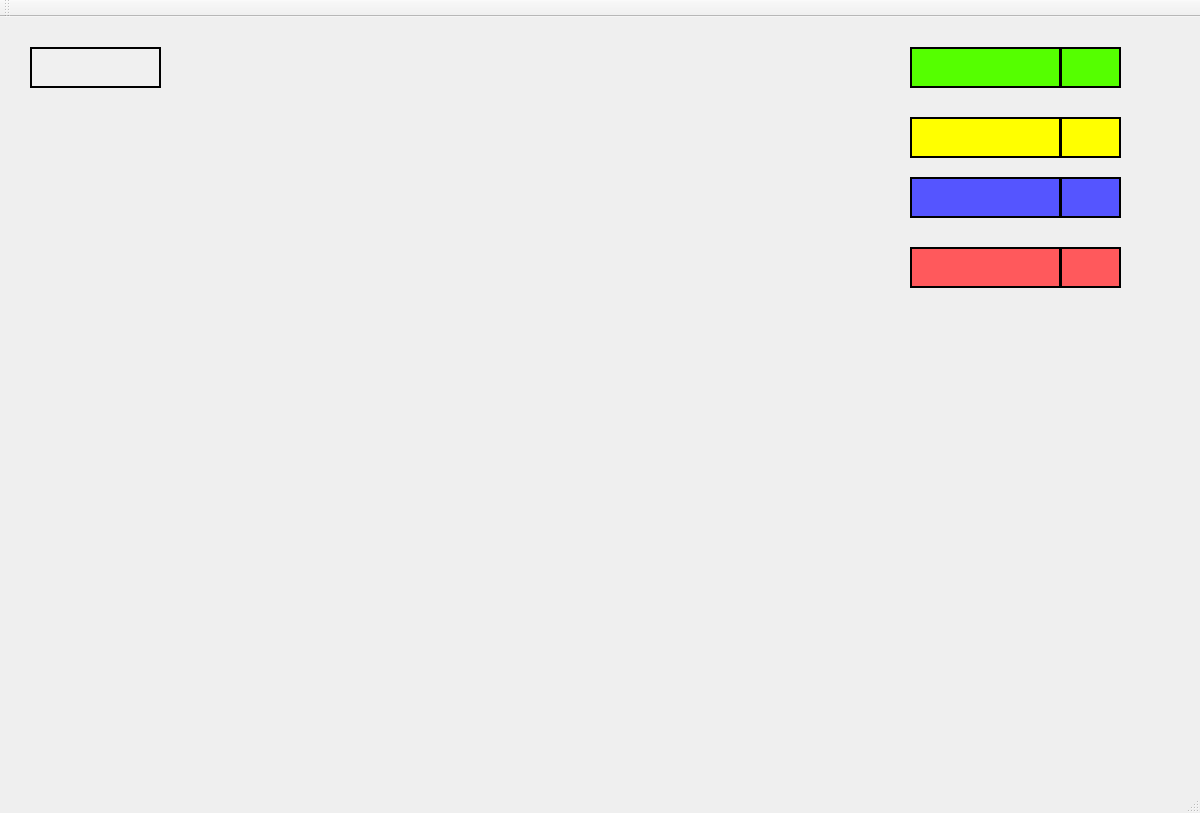
<?xml version="1.0" encoding="UTF-8"?>
<ui version="4.0">
 <class>GameClass</class>
 <widget class="QMainWindow" name="GameClass">
  <property name="geometry">
   <rect>
    <x>0</x>
    <y>0</y>
    <width>1200</width>
    <height>813</height>
   </rect>
  </property>
  <property name="windowTitle">
   <string>Game</string>
  </property>
  <property name="styleSheet">
   <string notr="true"/>
  </property>
  <widget class="QWidget" name="centralWidget">
   <property name="styleSheet">
    <string notr="true">border-image:url(:/Poze/Resources/map2players.jpg);</string>
   </property>
   <widget class="QLabel" name="Player4">
    <property name="geometry">
     <rect>
      <x>910</x>
      <y>30</y>
      <width>151</width>
      <height>41</height>
     </rect>
    </property>
    <property name="font">
     <font>
      <family>Segoe Print</family>
     </font>
    </property>
    <property name="styleSheet">
     <string notr="true">border-image:transparent;
background-color:rgb(85, 255, 0);</string>
    </property>
    <property name="frameShape">
     <enum>QFrame::Box</enum>
    </property>
    <property name="lineWidth">
     <number>2</number>
    </property>
    <property name="text">
     <string/>
    </property>
    <property name="alignment">
     <set>Qt::AlignCenter</set>
    </property>
   </widget>
   <widget class="QLabel" name="Player3">
    <property name="geometry">
     <rect>
      <x>910</x>
      <y>100</y>
      <width>151</width>
      <height>41</height>
     </rect>
    </property>
    <property name="font">
     <font>
      <family>Segoe Print</family>
     </font>
    </property>
    <property name="styleSheet">
     <string notr="true">border-image:transparent;
background-color:rgb(255, 255, 0)</string>
    </property>
    <property name="frameShape">
     <enum>QFrame::Box</enum>
    </property>
    <property name="lineWidth">
     <number>2</number>
    </property>
    <property name="text">
     <string/>
    </property>
    <property name="scaledContents">
     <bool>false</bool>
    </property>
    <property name="alignment">
     <set>Qt::AlignCenter</set>
    </property>
   </widget>
   <widget class="QLabel" name="Player2">
    <property name="geometry">
     <rect>
      <x>910</x>
      <y>160</y>
      <width>151</width>
      <height>41</height>
     </rect>
    </property>
    <property name="font">
     <font>
      <family>Segoe Print</family>
     </font>
    </property>
    <property name="styleSheet">
     <string notr="true">border-image:transparent;
background-color:rgb(85, 85, 255)</string>
    </property>
    <property name="frameShape">
     <enum>QFrame::Box</enum>
    </property>
    <property name="lineWidth">
     <number>2</number>
    </property>
    <property name="text">
     <string/>
    </property>
    <property name="alignment">
     <set>Qt::AlignCenter</set>
    </property>
   </widget>
   <widget class="QLabel" name="Player1">
    <property name="geometry">
     <rect>
      <x>910</x>
      <y>230</y>
      <width>151</width>
      <height>41</height>
     </rect>
    </property>
    <property name="font">
     <font>
      <family>Segoe Print</family>
     </font>
    </property>
    <property name="styleSheet">
     <string notr="true">border-image:transparent;
background-color:rgb(255, 89, 92)</string>
    </property>
    <property name="frameShape">
     <enum>QFrame::Box</enum>
    </property>
    <property name="lineWidth">
     <number>2</number>
    </property>
    <property name="text">
     <string/>
    </property>
    <property name="alignment">
     <set>Qt::AlignCenter</set>
    </property>
   </widget>
   <widget class="QLabel" name="Player1Points">
    <property name="geometry">
     <rect>
      <x>1060</x>
      <y>230</y>
      <width>61</width>
      <height>41</height>
     </rect>
    </property>
    <property name="font">
     <font>
      <family>Segoe Print</family>
     </font>
    </property>
    <property name="styleSheet">
     <string notr="true">border-image:transparent;
background-color:rgb(255, 89, 92)</string>
    </property>
    <property name="frameShape">
     <enum>QFrame::Box</enum>
    </property>
    <property name="lineWidth">
     <number>2</number>
    </property>
    <property name="text">
     <string/>
    </property>
    <property name="alignment">
     <set>Qt::AlignCenter</set>
    </property>
   </widget>
   <widget class="QLabel" name="Player2Points">
    <property name="geometry">
     <rect>
      <x>1060</x>
      <y>160</y>
      <width>61</width>
      <height>41</height>
     </rect>
    </property>
    <property name="font">
     <font>
      <family>Segoe Print</family>
     </font>
    </property>
    <property name="styleSheet">
     <string notr="true">border-image:transparent;
background-color:rgb(85, 85, 255)</string>
    </property>
    <property name="frameShape">
     <enum>QFrame::Box</enum>
    </property>
    <property name="lineWidth">
     <number>2</number>
    </property>
    <property name="text">
     <string/>
    </property>
    <property name="alignment">
     <set>Qt::AlignCenter</set>
    </property>
   </widget>
   <widget class="QLabel" name="Player3Points">
    <property name="geometry">
     <rect>
      <x>1060</x>
      <y>100</y>
      <width>61</width>
      <height>41</height>
     </rect>
    </property>
    <property name="font">
     <font>
      <family>Segoe Print</family>
     </font>
    </property>
    <property name="styleSheet">
     <string notr="true">border-image:transparent;
background-color:rgb(255, 255, 0)</string>
    </property>
    <property name="frameShape">
     <enum>QFrame::Box</enum>
    </property>
    <property name="lineWidth">
     <number>2</number>
    </property>
    <property name="text">
     <string/>
    </property>
    <property name="alignment">
     <set>Qt::AlignCenter</set>
    </property>
   </widget>
   <widget class="QLabel" name="Player4Points">
    <property name="geometry">
     <rect>
      <x>1060</x>
      <y>30</y>
      <width>61</width>
      <height>41</height>
     </rect>
    </property>
    <property name="font">
     <font>
      <family>Segoe Print</family>
     </font>
    </property>
    <property name="styleSheet">
     <string notr="true">border-image:transparent;
background-color:rgb(85, 255, 0)</string>
    </property>
    <property name="frameShape">
     <enum>QFrame::Box</enum>
    </property>
    <property name="lineWidth">
     <number>2</number>
    </property>
    <property name="text">
     <string/>
    </property>
    <property name="alignment">
     <set>Qt::AlignCenter</set>
    </property>
   </widget>
   <widget class="QLabel" name="GameStage">
    <property name="geometry">
     <rect>
      <x>180</x>
      <y>40</y>
      <width>321</width>
      <height>16</height>
     </rect>
    </property>
    <property name="styleSheet">
     <string notr="true">border-image:transparent</string>
    </property>
    <property name="text">
     <string/>
    </property>
   </widget>
   <widget class="QLabel" name="IsPlayerTurn">
    <property name="geometry">
     <rect>
      <x>30</x>
      <y>30</y>
      <width>131</width>
      <height>41</height>
     </rect>
    </property>
    <property name="palette">
     <palette>
      <active>
       <colorrole role="WindowText">
        <brush brushstyle="SolidPattern">
         <color alpha="255">
          <red>0</red>
          <green>0</green>
          <blue>0</blue>
         </color>
        </brush>
       </colorrole>
       <colorrole role="Button">
        <brush brushstyle="SolidPattern">
         <color alpha="255">
          <red>255</red>
          <green>170</green>
          <blue>127</blue>
         </color>
        </brush>
       </colorrole>
       <colorrole role="Light">
        <brush brushstyle="SolidPattern">
         <color alpha="255">
          <red>255</red>
          <green>255</green>
          <blue>254</blue>
         </color>
        </brush>
       </colorrole>
       <colorrole role="Midlight">
        <brush brushstyle="SolidPattern">
         <color alpha="255">
          <red>255</red>
          <green>212</green>
          <blue>190</blue>
         </color>
        </brush>
       </colorrole>
       <colorrole role="Dark">
        <brush brushstyle="SolidPattern">
         <color alpha="255">
          <red>127</red>
          <green>85</green>
          <blue>63</blue>
         </color>
        </brush>
       </colorrole>
       <colorrole role="Mid">
        <brush brushstyle="SolidPattern">
         <color alpha="255">
          <red>170</red>
          <green>113</green>
          <blue>85</blue>
         </color>
        </brush>
       </colorrole>
       <colorrole role="Text">
        <brush brushstyle="SolidPattern">
         <color alpha="255">
          <red>0</red>
          <green>0</green>
          <blue>0</blue>
         </color>
        </brush>
       </colorrole>
       <colorrole role="BrightText">
        <brush brushstyle="SolidPattern">
         <color alpha="255">
          <red>255</red>
          <green>255</green>
          <blue>255</blue>
         </color>
        </brush>
       </colorrole>
       <colorrole role="ButtonText">
        <brush brushstyle="SolidPattern">
         <color alpha="255">
          <red>0</red>
          <green>0</green>
          <blue>0</blue>
         </color>
        </brush>
       </colorrole>
       <colorrole role="Base">
        <brush brushstyle="SolidPattern">
         <color alpha="255">
          <red>255</red>
          <green>255</green>
          <blue>255</blue>
         </color>
        </brush>
       </colorrole>
       <colorrole role="Window">
        <brush brushstyle="SolidPattern">
         <color alpha="255">
          <red>255</red>
          <green>170</green>
          <blue>127</blue>
         </color>
        </brush>
       </colorrole>
       <colorrole role="Shadow">
        <brush brushstyle="SolidPattern">
         <color alpha="255">
          <red>0</red>
          <green>0</green>
          <blue>0</blue>
         </color>
        </brush>
       </colorrole>
       <colorrole role="AlternateBase">
        <brush brushstyle="SolidPattern">
         <color alpha="255">
          <red>255</red>
          <green>212</green>
          <blue>191</blue>
         </color>
        </brush>
       </colorrole>
       <colorrole role="ToolTipBase">
        <brush brushstyle="SolidPattern">
         <color alpha="255">
          <red>255</red>
          <green>255</green>
          <blue>220</blue>
         </color>
        </brush>
       </colorrole>
       <colorrole role="ToolTipText">
        <brush brushstyle="SolidPattern">
         <color alpha="255">
          <red>0</red>
          <green>0</green>
          <blue>0</blue>
         </color>
        </brush>
       </colorrole>
       <colorrole role="PlaceholderText">
        <brush brushstyle="SolidPattern">
         <color alpha="127">
          <red>0</red>
          <green>0</green>
          <blue>0</blue>
         </color>
        </brush>
       </colorrole>
      </active>
      <inactive>
       <colorrole role="WindowText">
        <brush brushstyle="SolidPattern">
         <color alpha="255">
          <red>0</red>
          <green>0</green>
          <blue>0</blue>
         </color>
        </brush>
       </colorrole>
       <colorrole role="Button">
        <brush brushstyle="SolidPattern">
         <color alpha="255">
          <red>240</red>
          <green>240</green>
          <blue>240</blue>
         </color>
        </brush>
       </colorrole>
       <colorrole role="Light">
        <brush brushstyle="SolidPattern">
         <color alpha="255">
          <red>255</red>
          <green>255</green>
          <blue>255</blue>
         </color>
        </brush>
       </colorrole>
       <colorrole role="Midlight">
        <brush brushstyle="SolidPattern">
         <color alpha="255">
          <red>227</red>
          <green>227</green>
          <blue>227</blue>
         </color>
        </brush>
       </colorrole>
       <colorrole role="Dark">
        <brush brushstyle="SolidPattern">
         <color alpha="255">
          <red>160</red>
          <green>160</green>
          <blue>160</blue>
         </color>
        </brush>
       </colorrole>
       <colorrole role="Mid">
        <brush brushstyle="SolidPattern">
         <color alpha="255">
          <red>160</red>
          <green>160</green>
          <blue>160</blue>
         </color>
        </brush>
       </colorrole>
       <colorrole role="Text">
        <brush brushstyle="SolidPattern">
         <color alpha="255">
          <red>0</red>
          <green>0</green>
          <blue>0</blue>
         </color>
        </brush>
       </colorrole>
       <colorrole role="BrightText">
        <brush brushstyle="SolidPattern">
         <color alpha="255">
          <red>255</red>
          <green>255</green>
          <blue>255</blue>
         </color>
        </brush>
       </colorrole>
       <colorrole role="ButtonText">
        <brush brushstyle="SolidPattern">
         <color alpha="255">
          <red>0</red>
          <green>0</green>
          <blue>0</blue>
         </color>
        </brush>
       </colorrole>
       <colorrole role="Base">
        <brush brushstyle="SolidPattern">
         <color alpha="255">
          <red>255</red>
          <green>255</green>
          <blue>255</blue>
         </color>
        </brush>
       </colorrole>
       <colorrole role="Window">
        <brush brushstyle="SolidPattern">
         <color alpha="255">
          <red>240</red>
          <green>240</green>
          <blue>240</blue>
         </color>
        </brush>
       </colorrole>
       <colorrole role="Shadow">
        <brush brushstyle="SolidPattern">
         <color alpha="255">
          <red>105</red>
          <green>105</green>
          <blue>105</blue>
         </color>
        </brush>
       </colorrole>
       <colorrole role="AlternateBase">
        <brush brushstyle="SolidPattern">
         <color alpha="255">
          <red>245</red>
          <green>245</green>
          <blue>245</blue>
         </color>
        </brush>
       </colorrole>
       <colorrole role="ToolTipBase">
        <brush brushstyle="SolidPattern">
         <color alpha="255">
          <red>255</red>
          <green>255</green>
          <blue>220</blue>
         </color>
        </brush>
       </colorrole>
       <colorrole role="ToolTipText">
        <brush brushstyle="SolidPattern">
         <color alpha="255">
          <red>0</red>
          <green>0</green>
          <blue>0</blue>
         </color>
        </brush>
       </colorrole>
       <colorrole role="PlaceholderText">
        <brush brushstyle="SolidPattern">
         <color alpha="128">
          <red>0</red>
          <green>0</green>
          <blue>0</blue>
         </color>
        </brush>
       </colorrole>
      </inactive>
      <disabled>
       <colorrole role="WindowText">
        <brush brushstyle="SolidPattern">
         <color alpha="255">
          <red>127</red>
          <green>85</green>
          <blue>63</blue>
         </color>
        </brush>
       </colorrole>
       <colorrole role="Button">
        <brush brushstyle="SolidPattern">
         <color alpha="255">
          <red>255</red>
          <green>170</green>
          <blue>127</blue>
         </color>
        </brush>
       </colorrole>
       <colorrole role="Light">
        <brush brushstyle="SolidPattern">
         <color alpha="255">
          <red>255</red>
          <green>255</green>
          <blue>254</blue>
         </color>
        </brush>
       </colorrole>
       <colorrole role="Midlight">
        <brush brushstyle="SolidPattern">
         <color alpha="255">
          <red>255</red>
          <green>212</green>
          <blue>190</blue>
         </color>
        </brush>
       </colorrole>
       <colorrole role="Dark">
        <brush brushstyle="SolidPattern">
         <color alpha="255">
          <red>127</red>
          <green>85</green>
          <blue>63</blue>
         </color>
        </brush>
       </colorrole>
       <colorrole role="Mid">
        <brush brushstyle="SolidPattern">
         <color alpha="255">
          <red>170</red>
          <green>113</green>
          <blue>85</blue>
         </color>
        </brush>
       </colorrole>
       <colorrole role="Text">
        <brush brushstyle="SolidPattern">
         <color alpha="255">
          <red>127</red>
          <green>85</green>
          <blue>63</blue>
         </color>
        </brush>
       </colorrole>
       <colorrole role="BrightText">
        <brush brushstyle="SolidPattern">
         <color alpha="255">
          <red>255</red>
          <green>255</green>
          <blue>255</blue>
         </color>
        </brush>
       </colorrole>
       <colorrole role="ButtonText">
        <brush brushstyle="SolidPattern">
         <color alpha="255">
          <red>127</red>
          <green>85</green>
          <blue>63</blue>
         </color>
        </brush>
       </colorrole>
       <colorrole role="Base">
        <brush brushstyle="SolidPattern">
         <color alpha="255">
          <red>255</red>
          <green>170</green>
          <blue>127</blue>
         </color>
        </brush>
       </colorrole>
       <colorrole role="Window">
        <brush brushstyle="SolidPattern">
         <color alpha="255">
          <red>255</red>
          <green>170</green>
          <blue>127</blue>
         </color>
        </brush>
       </colorrole>
       <colorrole role="Shadow">
        <brush brushstyle="SolidPattern">
         <color alpha="255">
          <red>0</red>
          <green>0</green>
          <blue>0</blue>
         </color>
        </brush>
       </colorrole>
       <colorrole role="AlternateBase">
        <brush brushstyle="SolidPattern">
         <color alpha="255">
          <red>245</red>
          <green>245</green>
          <blue>245</blue>
         </color>
        </brush>
       </colorrole>
       <colorrole role="ToolTipBase">
        <brush brushstyle="SolidPattern">
         <color alpha="255">
          <red>255</red>
          <green>255</green>
          <blue>220</blue>
         </color>
        </brush>
       </colorrole>
       <colorrole role="ToolTipText">
        <brush brushstyle="SolidPattern">
         <color alpha="255">
          <red>0</red>
          <green>0</green>
          <blue>0</blue>
         </color>
        </brush>
       </colorrole>
       <colorrole role="PlaceholderText">
        <brush brushstyle="SolidPattern">
         <color alpha="128">
          <red>0</red>
          <green>0</green>
          <blue>0</blue>
         </color>
        </brush>
       </colorrole>
      </disabled>
     </palette>
    </property>
    <property name="font">
     <font>
      <family>Segoe Print</family>
     </font>
    </property>
    <property name="autoFillBackground">
     <bool>true</bool>
    </property>
    <property name="styleSheet">
     <string notr="true">border-image:transparent</string>
    </property>
    <property name="frameShape">
     <enum>QFrame::Box</enum>
    </property>
    <property name="lineWidth">
     <number>2</number>
    </property>
    <property name="text">
     <string/>
    </property>
    <property name="alignment">
     <set>Qt::AlignCenter</set>
    </property>
   </widget>
  </widget>
  <widget class="QMenuBar" name="menuBar">
   <property name="geometry">
    <rect>
     <x>0</x>
     <y>0</y>
     <width>1200</width>
     <height>22</height>
    </rect>
   </property>
  </widget>
  <widget class="QToolBar" name="mainToolBar">
   <attribute name="toolBarArea">
    <enum>TopToolBarArea</enum>
   </attribute>
   <attribute name="toolBarBreak">
    <bool>false</bool>
   </attribute>
  </widget>
  <widget class="QStatusBar" name="statusBar"/>
 </widget>
 <layoutdefault spacing="6" margin="11"/>
 <resources>
  <include location="Registration.qrc"/>
 </resources>
 <connections/>
</ui>
